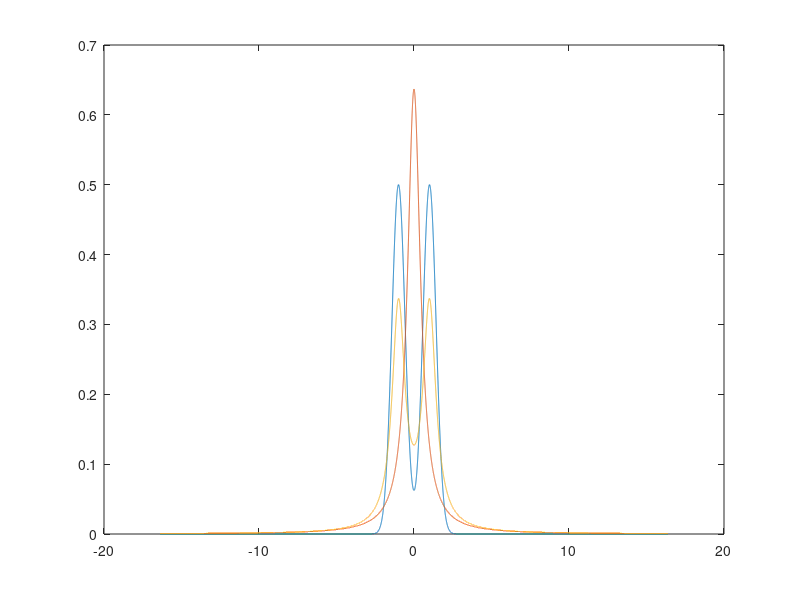

Source code (MATLAB):
clear all;
clc;

N = 2^15;
interval = 1e-3;

omega_0 = 7;
deltaOmega_g = 1;
deltaOmega_s = 1;
omega = (-N/2:N/2-1)*interval+omega_0;

% Gaussion
g  = exp(-4*log(2)*((omega-omega_0)/deltaOmega_g).^2);
gs = 1/2*(exp(-4*log(2)*((omega-omega_0+deltaOmega_s)/deltaOmega_g).^2) + ...
          exp(-4*log(2)*((omega-omega_0-deltaOmega_s)/deltaOmega_g).^2));

% Lorentzian 
g1  = deltaOmega_g/(2*pi)./((deltaOmega_g/2)^2+(omega-omega_0).^2);
g1s = 1/2*deltaOmega_g/(2*pi)*(1./((deltaOmega_g/2)^2+(omega-omega_0+deltaOmega_s).^2) + ...
                               1./((deltaOmega_g/2)^2+(omega-omega_0-deltaOmega_s).^2));

% -------------- Display the results ---------
close all
freq = (omega-omega_0)/deltaOmega_g;
plot(freq, g);
plot(freq, gs);
hold on
plot(freq, g1);
plot(freq, g1s);
